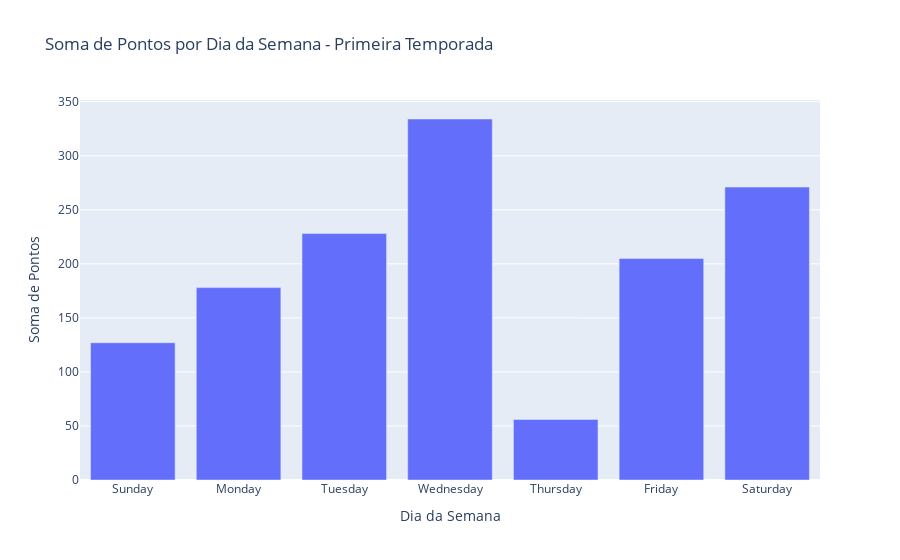

The cell this chart's notebook holds for it:
### Code cell
primeira_temporada = df[df['Temporada'] == df['Temporada'].min()]


pontos_por_dia_primeira_temporada = primeira_temporada.groupby('Day_of_Week')['PTS'].sum().reindex(
    ['Sunday', 'Monday', 'Tuesday', 'Wednesday', 'Thursday', 'Friday', 'Saturday']).reset_index()


fig = px.bar(pontos_por_dia_primeira_temporada, x='Day_of_Week', y='PTS',
             title='Soma de Pontos por Dia da Semana - Primeira Temporada',
             labels={'Day_of_Week': 'Dia da Semana', 'PTS': 'Soma de Pontos'})


fig.show()

### Figure 1 — Plotly figure (JSON) as saved in the notebook; plotly's stock layout.template omitted (floating-point values rounded to 4 significant figures)
{"data": [{"alignmentgroup": "True", "hovertemplate": "Dia da Semana=%{x}<br>Soma de Pontos=%{y}<extra></extra>", "legendgroup": "", "marker": {"color": "#636efa", "pattern": {"shape": ""}}, "name": "", "offsetgroup": "", "orientation": "v", "showlegend": false, "textposition": "auto", "type": "bar", "x": ["Sunday", "Monday", "Tuesday", "Wednesday", "Thursday", "Friday", "Saturday"], "xaxis": "x", "y": [127, 178, 228, 334, 56, 205, 271], "yaxis": "y"}], "layout": {"barmode": "relative", "legend": {"tracegroupgap": 0}, "title": {"text": "Soma de Pontos por Dia da Semana - Primeira Temporada"}, "xaxis": {"anchor": "y", "domain": [0, 1], "title": {"text": "Dia da Semana"}}, "yaxis": {"anchor": "x", "domain": [0, 1], "title": {"text": "Soma de Pontos"}}}}
